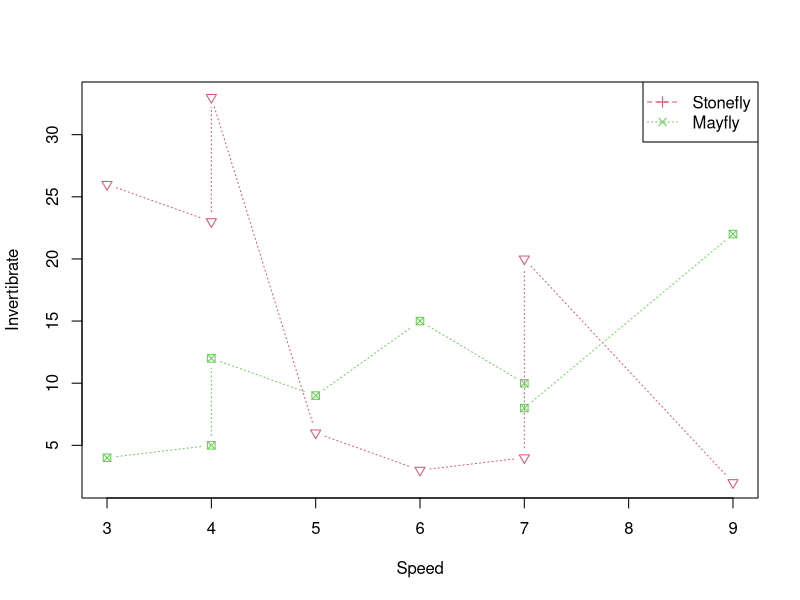

This chart was generated by the following R code:
sfly = c(26,23,33,6,3,4,20,2)
mfly = c(4,5,12,9,15,10,8,22)
speed= c(3,4,4,5,6,7,7,9)
ivert = cbind(sfly,mfly)
dim(ivert)
spd = cbind(speed)
spd
dim(spd)
ivert
matplot(spd,ivert,type='b',pch=6:8,col=2:3,lty=3:3,xlab='Speed',ylab='Invertibrate')
legend(x='topright',legend=c('Stonefly','Mayfly'),col=2:3,pch=3:4,lty=2:3)
